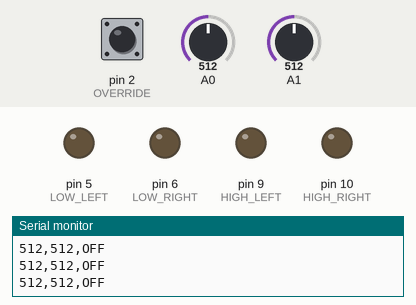
Recording of a sketch running on a simulated Arduino Uno, built with avr-gcc and run on an emulated ATmega328P. Parts: output pins drawn as LEDs (lit = HIGH), the last lines printed to the serial monitor. The inputs (shaded band) are chosen by the test bench; at power-on: A0 = 512, pin 2 (OVERRIDE) HIGH, A1 = 512.

Above: at 1.2 s.
1.3 s: A0 set to 333
2.8 s: A0 set to 306
At 4.9 s:
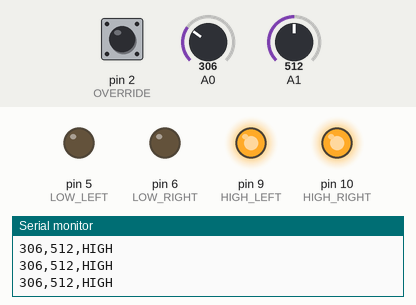
5.2 s: A0 set to 402
6.7 s: A0 set to 432
At 7.0 s:
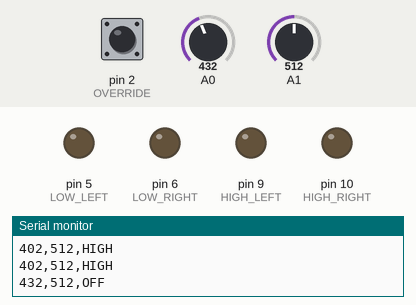
8.2 s: A0 set to 210
At 8.9 s:
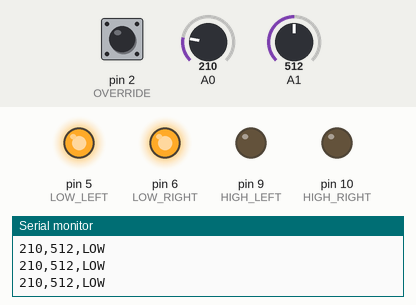
Timing chart, 0 to 11.2 s (numbered marks = the images above; inputs shaded):
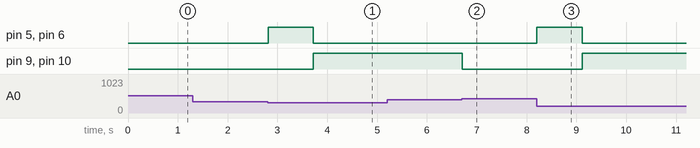

Measured:
- the behaviour switches between 321 and 320 on A0 (found by bisection; images 0 and 1)
- the behaviour switches between 419 and 420 on A0 (found by bisection; images 1 and 2)
- after the input at 2.8 s, pin 5 (LOW_LEFT), pin 6 (LOW_RIGHT): LOW → HIGH at once, → LOW 0.91 s later; pin 9 (HIGH_LEFT), pin 10 (HIGH_RIGHT): LOW → HIGH after 0.92 s
- after the input at 6.7 s, pin 9 (HIGH_LEFT), pin 10 (HIGH_RIGHT): HIGH → LOW at once
- after the input at 8.2 s, pin 5 (LOW_LEFT), pin 6 (LOW_RIGHT): LOW → HIGH at once, → LOW 0.91 s later; pin 9 (HIGH_LEFT), pin 10 (HIGH_RIGHT): LOW → HIGH after 0.91 s

The sketch:

automatic_model_headlights.ino
```cpp
constexpr byte LOW_LEFT=5,LOW_RIGHT=6,HIGH_LEFT=9,HIGH_RIGHT=10,OVERRIDE=2;
constexpr int NIGHT=320,DAY=420,GLARE=650,CLEAR=530;
constexpr unsigned long RECOVER_MS=900;
bool dark=false,glare=false,waiting=false;
unsigned long clearAt=0,reportedAt=0;

int sample(byte pin){
  analogRead(pin);
  int total=0;
  for(byte i=0;i<4;i++)total+=analogRead(pin);
  return total/4;
}
void setup(){
  Serial.begin(115200);
  pinMode(OVERRIDE,INPUT_PULLUP);
  const byte pins[]={LOW_LEFT,LOW_RIGHT,HIGH_LEFT,HIGH_RIGHT};
  for(byte pin:pins){pinMode(pin,OUTPUT);digitalWrite(pin,LOW);}
}
void loop(){
  const unsigned long now=millis();
  const int ambient=sample(A0),front=sample(A1);
  if(ambient<=NIGHT)dark=true;
  else if(ambient>=DAY)dark=false;
  if(front>=GLARE)glare=true;
  else if(front<=CLEAR)glare=false;
  const bool manual=digitalRead(OVERRIDE)==LOW;
  if(!dark||glare||manual)waiting=false;
  else if(!waiting){waiting=true;clearAt=now;}
  const bool hi=waiting&&now-clearAt>=RECOVER_MS;
  const bool lo=manual||(dark&&!hi);
  digitalWrite(LOW_LEFT,lo);digitalWrite(LOW_RIGHT,lo);
  digitalWrite(HIGH_LEFT,hi);digitalWrite(HIGH_RIGHT,hi);
  if(now-reportedAt>=220){
    reportedAt=now;
    Serial.print(ambient);Serial.print(',');
    Serial.print(front);Serial.print(',');
    Serial.println(hi?F("HIGH"):lo?F("LOW"):F("OFF"));
  }
  delay(12);
}
```
